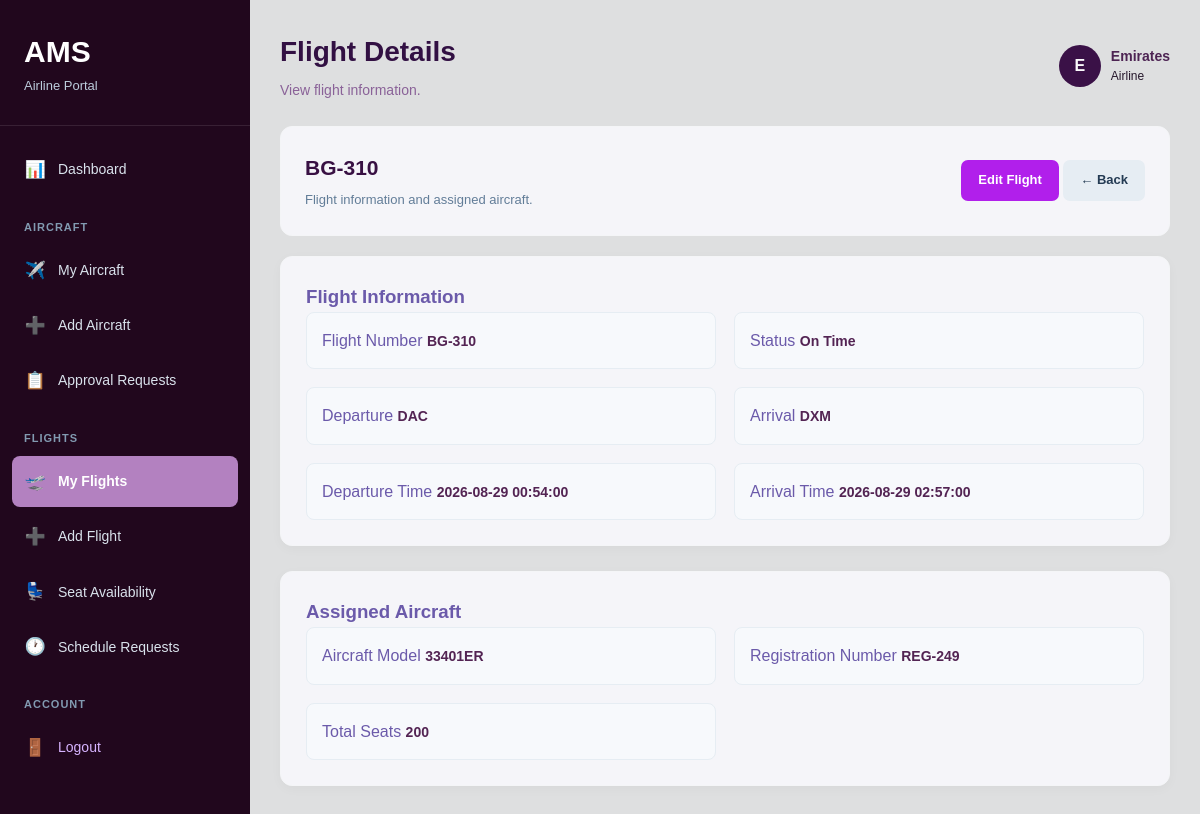
Screenshot of /airline/flight/view.php?id=1 (signed in) with the database file from the repository.
### tables this page shows
CREATE TABLE `airlines` (
  `id` int(11) NOT NULL,
  `airline_name` varchar(100) NOT NULL,
  `country` varchar(100) DEFAULT NULL,
  `contact` varchar(50) DEFAULT NULL,
  `email` varchar(100) DEFAULT NULL,
  `status` varchar(20) DEFAULT 'Active',
  `created_at` timestamp NOT NULL DEFAULT current_timestamp()
);

CREATE TABLE `flights` (
  `id` int(11) NOT NULL,
  `flight_number` varchar(50) NOT NULL,
  `airplane_id` int(11) NOT NULL,
  `departure` varchar(100) NOT NULL,
  `destination` varchar(100) NOT NULL,
  `departure_time` datetime NOT NULL,
  `arrival_time` datetime NOT NULL,
  `status` varchar(50) DEFAULT 'Scheduled',
  `created_at` timestamp NOT NULL DEFAULT current_timestamp()
);

CREATE TABLE `airplanes` (
  `id` int(11) NOT NULL,
  `airline_id` int(11) DEFAULT NULL,
  `airline_name` varchar(100) NOT NULL,
  `model` varchar(100) NOT NULL,
  `manufacturer` varchar(100) DEFAULT NULL,
  `manufacturing_date` date DEFAULT NULL,
  `registration_number` varchar(100) NOT NULL,
  `capacity` int(11) NOT NULL,
  `status` varchar(50) DEFAULT 'Active',
  `created_at` timestamp NOT NULL DEFAULT current_timestamp()
);

### airline/flight/view.php (the view, shortened to what this page needs)
<?php
require_once '../../config/database.php';
$user_id = $_SESSION['user_id'];
$sql = "SELECT email FROM users WHERE id = ?";
$stmt = $conn->prepare($sql);
$stmt->bind_param("i", $user_id);
$stmt->execute();
$result = $stmt->get_result();
$user = $result->fetch_assoc();
$email = $user['email'];
$sql = "SELECT id, airline_name
        FROM airlines
        WHERE email = ?";
$stmt = $conn->prepare($sql);
$stmt->bind_param("s", $email);
$stmt->execute();
$result = $stmt->get_result();
$airline = $result->fetch_assoc();
$airline_id = $airline['id'];
$airline_name = $airline['airline_name'];
$flight_id = $_GET['id'] ?? 0;
$sql = "SELECT f.*,
               a.model,
               a.registration_number,
               a.capacity
        FROM flights f
        JOIN airplanes a
        ON f.airplane_id = a.id
        WHERE f.id = ?
        AND a.airline_id = ?";
$stmt = $conn->prepare($sql);
$stmt->bind_param(
    "ii",
    $flight_id,
    $airline_id
);
$stmt->execute();
$result = $stmt->get_result();
$flight = $result->fetch_assoc();
?>
<!DOCTYPE html>
<html>
<head>
<link rel="stylesheet"
      href="../../assets/css/airline.css">
</head>
<body>
<div class="airline-container">
<div class="sidebar">
<div class="sidebar-logo">
<h2>AMS</h2>
<p>Airline Portal</p>
</div>
<nav class="sidebar-menu">
<a href="../dashboard.php"
   class="menu-item">
<span>📊</span>
Dashboard
</a>
<div class="menu-section">
<p class="menu-title">
Aircraft
</p>
<a href="../airplane/index.php"
   class="menu-item">
<span>✈️</span>
My Aircraft
</a>
<a href="../airplane/add.php"
   class="menu-item">
<span>➕</span>
Add Aircraft
</a>
<a href="../approval/index.php"
   class="menu-item">
<span>📋</span>
Approval Requests
</a>
</div>
<div class="menu-section">
<p class="menu-title">
Flights
</p>
<a href="index.php"
   class="menu-item active">
<span>🛫</span>
My Flights
</a>
<a href="add.php"
   class="menu-item">
<span>➕</span>
Add Flight
</a>
<a href="availability.php"
   class="menu-item">
<span>💺</span>
Seat Availability
</a>
<a href="schedule_request.php"
   class="menu-item">
<span>🕐</span>
Schedule Requests
</a>
</div>
<div class="menu-section">
<p class="menu-title">
Account
</p>
<a href="../../logout.php"
   class="menu-item logout-item">
<span>🚪</span>
Logout
</a>
</div>
</nav>
</div>
<div class="main-content">
<header class="topbar">
<div>
<h1>Flight Details</h1>
<p>View flight information.</p>
</div>
<div class="user-info">
<div class="user-avatar">
<?php
echo strtoupper(
    substr($airline_name, 0, 1)
);
?>
</div>
<div>
<strong>
<?php
echo htmlspecialchars(
    $airline_name
);
?>
</strong>
<small>Airline</small>
</div>
</div>
</header>
<section class="page-header">
<div>
<h2>
<?php
echo htmlspecialchars(
    $flight['flight_number']
);
?>
</h2>
<p>
Flight information and assigned aircraft.
</p>
</div>
<div>
<a href="edit.php?id=<?php echo $flight['id']; ?>"
   class="btn btn-primary">
Edit Flight
</a>
<a href="index.php"
   class="btn btn-secondary">
← Back
</a>
</div>
</section>
<section class="content-card">
<h3>Flight Information</h3>
<div class="details-grid">
<div class="detail-item">
<label>Flight Number</label>
<strong>
<?php
echo htmlspecialchars(
    $flight['flight_number']
);
?>
</strong>
</div>
<div class="detail-item">
<label>Status</label>
<strong>
<?php
echo htmlspecialchars(
    $flight['status']
);
?>
</strong>
</div>
<div class="detail-item">
<label>Departure</label>
<strong>
<?php
echo htmlspecialchars(
    $flight['departure']
);
?>
</strong>
</div>
<div class="detail-item">
<label>Arrival</label>
<strong>
<?php
echo htmlspecialchars(
    $flight['destination']
);
?>
</strong>
</div>
<div class="detail-item">
<label>Departure Time</label>
<strong>
<?php
echo htmlspecialchars(
    $flight['departure_time']
);
?>
</strong>
</div>
<div class="detail-item">
<label>Arrival Time</label>
<strong>
<?php
echo htmlspecialchars(
    $flight['arrival_time']
);
?>
</strong>
</div>
</div>
</section>
<section class="content-card">
<h3>Assigned Aircraft</h3>
<div class="details-grid">
<div class="detail-item">
<label>Aircraft Model</label>
<strong>
<?php
echo htmlspecialchars(
    $flight['model']
);
?>
</strong>
</div>
<div class="detail-item">
<label>Registration Number</label>
<strong>
<?php
echo htmlspecialchars(
    $flight['registration_number']
);
?>
</strong>
</div>
<div class="detail-item">
<label>Total Seats</label>
<strong>
<?php
echo htmlspecialchars(
    $flight['capacity']
);
?>
</strong>
</div>
</div>
</section>
</div>
</div>
</body>
</html>

### assets/css/airline.css (style rules this page uses)
* { margin: 0; padding: 0; box-sizing: border-box; }
html { scroll-behavior: smooth; }
body { font-family: Arial, Helvetica, sans-serif; background: #dedfe0; color: #6b5aaa; line-height: 1.6; }
a { text-decoration: none; color: inherit; }
.sidebar { width: 250px; min-height: 100vh; background: #21071d; color: #ffffff; position: fixed; left: 0; top: 0; bottom: 0; overflow-y: auto; z-index: 1000; }
.sidebar-logo { padding: 28px 24px; border-bottom: 1px solid rgba(255, 255, 255, 0.1); }
.sidebar-logo h2 { font-size: 30px; }
.sidebar-logo p { color: #bcccdc; font-size: 13px; }
.sidebar-menu { padding: 18px 12px; }
.menu-section { margin-top: 24px; }
.menu-title { padding: 0 12px 8px; color: #829ab1; font-size: 11px; font-weight: 700; text-transform: uppercase; letter-spacing: 1px; }
.menu-item { display: flex; align-items: center; gap: 12px; padding: 12px; margin-bottom: 4px; border-radius: 8px; color: #d9e2ec; font-size: 14px; transition: .2s; }
.menu-item span { width: 22px; text-align: center; font-size: 17px; }
.menu-item.active { background: #b381c0; color: #fff; font-weight: 600; }
.logout-item { color: #d7b4ff; }
.main-content { width: calc(100% - 250px); margin-left: 250px; min-height: 100vh; padding: 30px; }
.topbar { min-height: 70px; display: flex; align-items: center; justify-content: space-between; gap: 20px; margin-bottom: 25px; }
.topbar h1 { font-size: 28px; color: #321043; margin-bottom: 4px; }
.topbar p { color: #8a6298; font-size: 14px; }
.user-info { display: flex; align-items: center; gap: 10px; }
.user-avatar { width: 42px; height: 42px; border-radius: 50%; background: #3a1147; color: #fbfbfc; display: flex; align-items: center; justify-content: center; font-weight: 700; }
.user-info strong, .user-info small { display: block; }
.user-info strong { font-size: 14px; color: #4d2453; }
.user-info small { color: #26172b; font-size: 12px; }
.stat-card, .action-card, .module-card, .content-card, .page-header { background: #f5f5f9; border: 1px solid #f4f5f7; border-radius: 12px; }
.page-header { padding: 24px; margin-bottom: 20px; display: flex; align-items: center; justify-content: space-between; gap: 20px; }
.page-header h2 { color: #381043; font-size: 21px; margin-bottom: 5px; }
.page-header p { color: #627d98; font-size: 13px; }
.content-card { padding: 25px; margin-bottom: 25px; box-shadow: 0 3px 12px rgba(0, 0, 0, .03); }
.btn { display: inline-flex; align-items: center; justify-content: center; padding: 10px 17px; border-radius: 7px; border: none; font-size: 13px; font-weight: 600; cursor: pointer; transition: .2s; }
.btn-primary { background: #b11feb; color: #fff; }
.btn-secondary { background: #e6edf3; color: #243b53; }
.details-grid { display: grid; grid-template-columns: repeat(2, 1fr); gap: 18px; }
.detail-item { padding: 15px; background: #f7f9fc; border: 1px solid #e6edf3; border-radius: 8px; }
.detail-item strong { color: #532453; font-size: 14px; }

### rows the page displays
airlines: airline_name "E", airline_name "Emirates"
flights: flight_number "BG-310", status "On Time", departure "DAC", destination "DXM", departure_time "2026-08-29 00:54:00", arrival_time "2026-08-29 02:57:00", airplane.model "33401ER", airplane.registration_number "REG-249", airplane.capacity "200"
